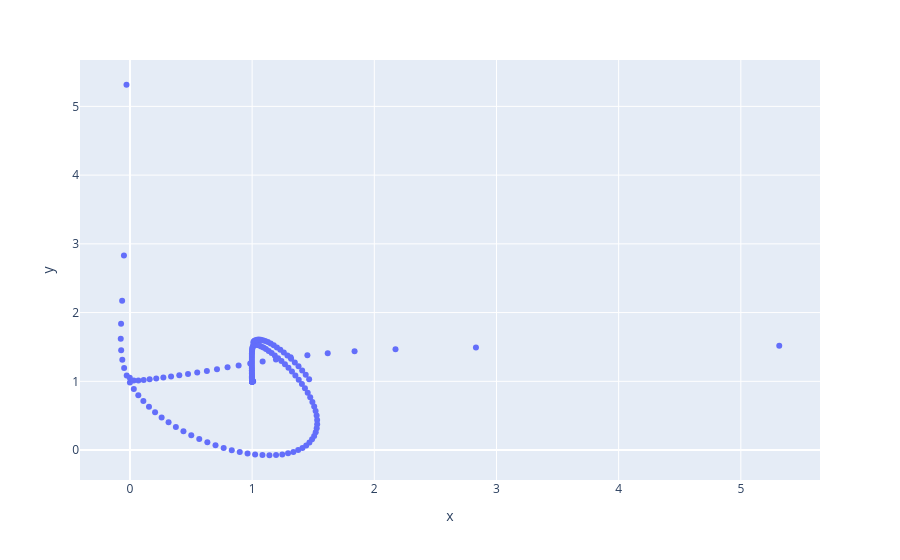

Notebook code cell kept with this figure:
### Code cell
fig = px.scatter(x=data_reshaped[:,0], y=data_reshaped[:,1])
# fig.update_layout(
#     xaxis=dict(title=r"$\text{Relative radius } [R/R_0]$"),
#     yaxis=dict(
#         title=r"$\text{Relative radiated pressure } [p/p_0]$"
#     ),
#     font_size=16,
# )
fig.show()

### Figure 1 — Plotly figure (JSON) as saved in the notebook; plotly's stock layout.template omitted (floating-point values rounded to 4 significant figures; data arrays with more than 128 entries replaced by an {"elided": "..."} marker saying what was removed)
{"data": [{"hovertemplate": "x=%{x}<br>y=%{y}<extra></extra>", "legendgroup": "", "marker": {"color": "#636efa", "symbol": "circle"}, "mode": "markers", "name": "", "orientation": "v", "showlegend": false, "type": "scatter", "x": {"elided": "175 float values"}, "xaxis": "x", "y": {"elided": "175 float values"}, "yaxis": "y"}], "layout": {"autosize": true, "legend": {"tracegroupgap": 0}, "margin": {"t": 60}, "xaxis": {"anchor": "y", "autorange": true, "domain": [0, 1], "range": [-0.4012, 5.64], "title": {"text": "x"}, "type": "linear"}, "yaxis": {"anchor": "x", "autorange": true, "domain": [0, 1], "range": [-0.4927, 5.732], "title": {"text": "y"}, "type": "linear"}}}
